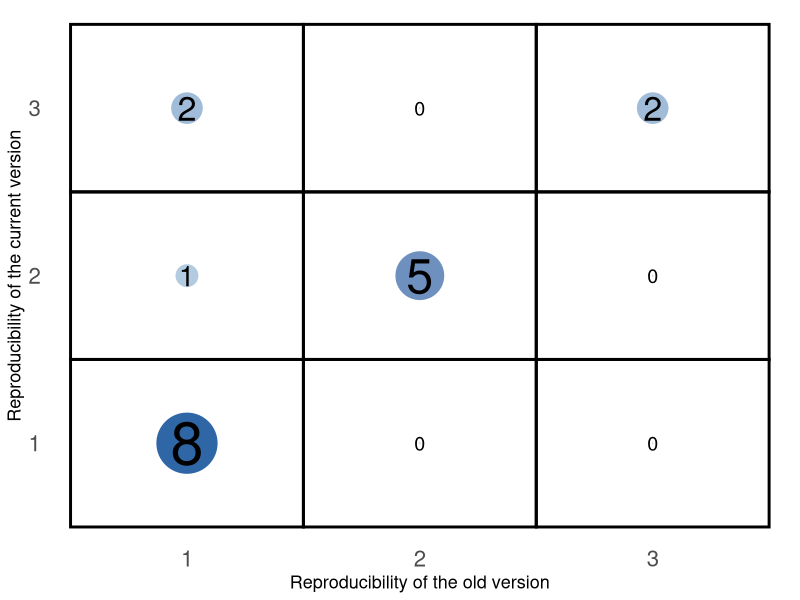
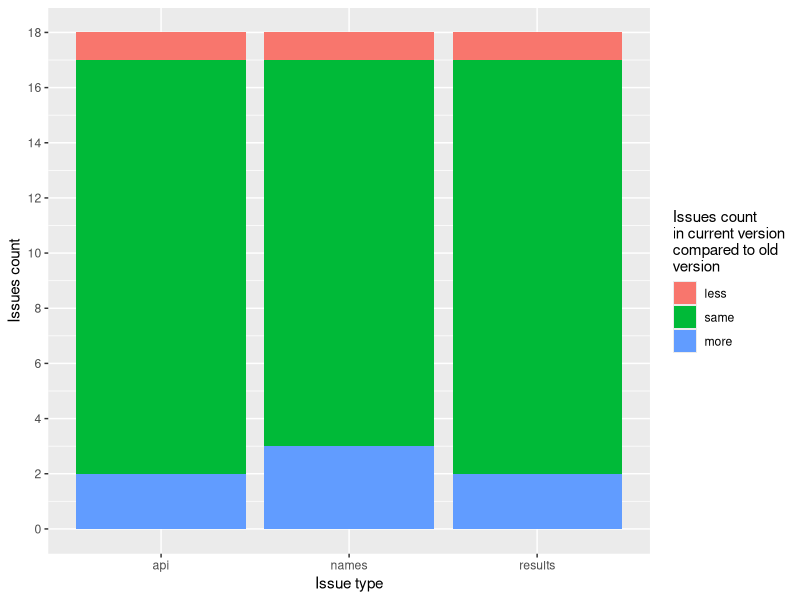
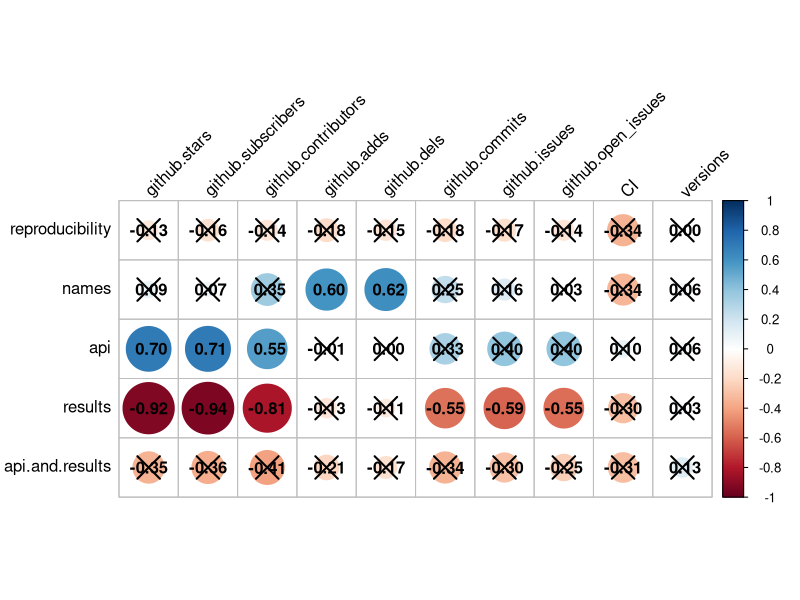

R code for these plots, in order:
## ---- chunk 1
library(kableExtra)
library(dplyr)
read.csv("./1-7-data/repro.csv") %>%
  arrange(old.reproducibility, new.reproducibility) %>%
  knitr::kable(caption = "Tested packages with measured reproducibility") %>%
  kable_styling(font_size=10) %>%
  scroll_box(width = "100%", box_css = "border: 0px;")
## ---- chunk 2
library(kableExtra)
library(dplyr)
library(ggplot2)
library(tidyr)
read.csv("./1-7-data/repro.csv") %>%
  mutate(old.reproducibility=as.character(old.reproducibility), new.reproducibility=as.character(new.reproducibility)) %>%
  group_by(old.reproducibility, new.reproducibility) %>%
  tally %>%
  ungroup %>%
  complete(old.reproducibility, new.reproducibility, fill=list(n=0)) %>%
  ggplot(aes(x=old.reproducibility, y=new.reproducibility)) +
    geom_point(aes(color=n, size=n)) +
    geom_text(aes(size=(n+1)/2, label=n), color="black") +
    scale_size_area(max_size=20) +
    theme_minimal() +
    theme(legend.position="none",
          text = element_text(size=13),
          axis.text.x=element_text(size=16),
          axis.text.y=element_text(size=16),
          panel.grid.major = element_blank(),
          panel.grid.minor = element_blank()) +
    scale_color_gradient(high="#2f66a6", low="#c3dbe9") +
    geom_tile(size=1, fill=NA, color="black") +
    xlab("Reproducibility of the old version") +
    ylab("Reproducibility of the current version")
## ---- chunk 3
library(ggplot2)
library(dplyr)
read.csv("./1-7-data/issuescompare.csv") %>%
  ggplot(aes(x=name, y=n, fill=as.factor(value))) +
    geom_col() +
    scale_fill_discrete("Issues count\nin current version\ncompared to old\nversion", labels = c("less", "same", "more")) +
    xlab("Issue type") +
    ylab("Issues count") +
    scale_y_continuous(n.breaks=10)
## ---- chunk 4
library(corrplot)
cordf <- read.csv("./1-7-data/corr.csv")
testdf <- cor.mtest(cordf, method="pearson")
corrplot(cor(cordf[,1:5], cordf[,-(1:5)]), p.mat=testdf$p[1:5, -(1:5)], tl.col="black", tl.srt=45, addCoef.col = "black", sig.level=0.05, insig="pch")
